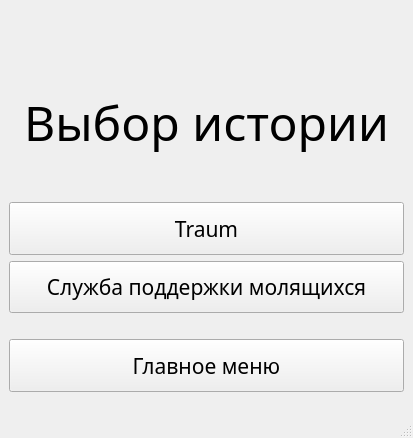
<?xml version="1.0" encoding="UTF-8"?>
<ui version="4.0">
 <class>ChoosingStory</class>
 <widget class="QMainWindow" name="ChoosingStory">
  <property name="windowModality">
   <enum>Qt::NonModal</enum>
  </property>
  <property name="geometry">
   <rect>
    <x>0</x>
    <y>0</y>
    <width>413</width>
    <height>438</height>
   </rect>
  </property>
  <property name="windowTitle">
   <string>Текстовые квесты</string>
  </property>
  <widget class="QWidget" name="centralwidget">
   <layout class="QVBoxLayout" name="verticalLayout">
    <item>
     <spacer name="verticalSpacer_3">
      <property name="orientation">
       <enum>Qt::Vertical</enum>
      </property>
      <property name="sizeType">
       <enum>QSizePolicy::Preferred</enum>
      </property>
      <property name="sizeHint" stdset="0">
       <size>
        <width>20</width>
        <height>40</height>
       </size>
      </property>
     </spacer>
    </item>
    <item>
     <spacer name="verticalSpacer_5">
      <property name="orientation">
       <enum>Qt::Vertical</enum>
      </property>
      <property name="sizeType">
       <enum>QSizePolicy::Preferred</enum>
      </property>
      <property name="sizeHint" stdset="0">
       <size>
        <width>20</width>
        <height>40</height>
       </size>
      </property>
     </spacer>
    </item>
    <item>
     <widget class="QLabel" name="label">
      <property name="font">
       <font>
        <family>Segoe Print</family>
        <pointsize>36</pointsize>
        <italic>false</italic>
       </font>
      </property>
      <property name="text">
       <string>&lt;html&gt;&lt;head/&gt;&lt;body&gt;&lt;p align=&quot;center&quot;&gt;Выбор истории&lt;/p&gt;&lt;/body&gt;&lt;/html&gt;</string>
      </property>
     </widget>
    </item>
    <item>
     <spacer name="verticalSpacer_4">
      <property name="orientation">
       <enum>Qt::Vertical</enum>
      </property>
      <property name="sizeType">
       <enum>QSizePolicy::Preferred</enum>
      </property>
      <property name="sizeHint" stdset="0">
       <size>
        <width>20</width>
        <height>40</height>
       </size>
      </property>
     </spacer>
    </item>
    <item>
     <widget class="QPushButton" name="pushButton">
      <property name="sizePolicy">
       <sizepolicy hsizetype="Preferred" vsizetype="Preferred">
        <horstretch>0</horstretch>
        <verstretch>0</verstretch>
       </sizepolicy>
      </property>
      <property name="font">
       <font>
        <family>Segoe Print</family>
        <pointsize>16</pointsize>
        <italic>false</italic>
       </font>
      </property>
      <property name="cursor">
       <cursorShape>PointingHandCursor</cursorShape>
      </property>
      <property name="text">
       <string>Traum</string>
      </property>
      <property name="iconSize">
       <size>
        <width>16</width>
        <height>16</height>
       </size>
      </property>
     </widget>
    </item>
    <item>
     <widget class="QPushButton" name="pushButton_2">
      <property name="sizePolicy">
       <sizepolicy hsizetype="Preferred" vsizetype="Preferred">
        <horstretch>0</horstretch>
        <verstretch>0</verstretch>
       </sizepolicy>
      </property>
      <property name="font">
       <font>
        <family>Segoe Print</family>
        <pointsize>16</pointsize>
       </font>
      </property>
      <property name="cursor">
       <cursorShape>PointingHandCursor</cursorShape>
      </property>
      <property name="text">
       <string>Служба поддержки молящихся</string>
      </property>
     </widget>
    </item>
    <item>
     <spacer name="verticalSpacer_2">
      <property name="orientation">
       <enum>Qt::Vertical</enum>
      </property>
      <property name="sizeType">
       <enum>QSizePolicy::Fixed</enum>
      </property>
      <property name="sizeHint" stdset="0">
       <size>
        <width>20</width>
        <height>20</height>
       </size>
      </property>
     </spacer>
    </item>
    <item>
     <widget class="QPushButton" name="pushButton_3">
      <property name="sizePolicy">
       <sizepolicy hsizetype="Preferred" vsizetype="Preferred">
        <horstretch>0</horstretch>
        <verstretch>0</verstretch>
       </sizepolicy>
      </property>
      <property name="font">
       <font>
        <family>Segoe Print</family>
        <pointsize>16</pointsize>
       </font>
      </property>
      <property name="cursor">
       <cursorShape>PointingHandCursor</cursorShape>
      </property>
      <property name="text">
       <string>Главное меню</string>
      </property>
     </widget>
    </item>
    <item>
     <spacer name="verticalSpacer">
      <property name="orientation">
       <enum>Qt::Vertical</enum>
      </property>
      <property name="sizeType">
       <enum>QSizePolicy::Fixed</enum>
      </property>
      <property name="sizeHint" stdset="0">
       <size>
        <width>5</width>
        <height>15</height>
       </size>
      </property>
     </spacer>
    </item>
   </layout>
  </widget>
  <widget class="QMenuBar" name="menubar">
   <property name="geometry">
    <rect>
     <x>0</x>
     <y>0</y>
     <width>413</width>
     <height>21</height>
    </rect>
   </property>
  </widget>
  <widget class="QStatusBar" name="statusbar"/>
 </widget>
 <resources/>
 <connections/>
</ui>
